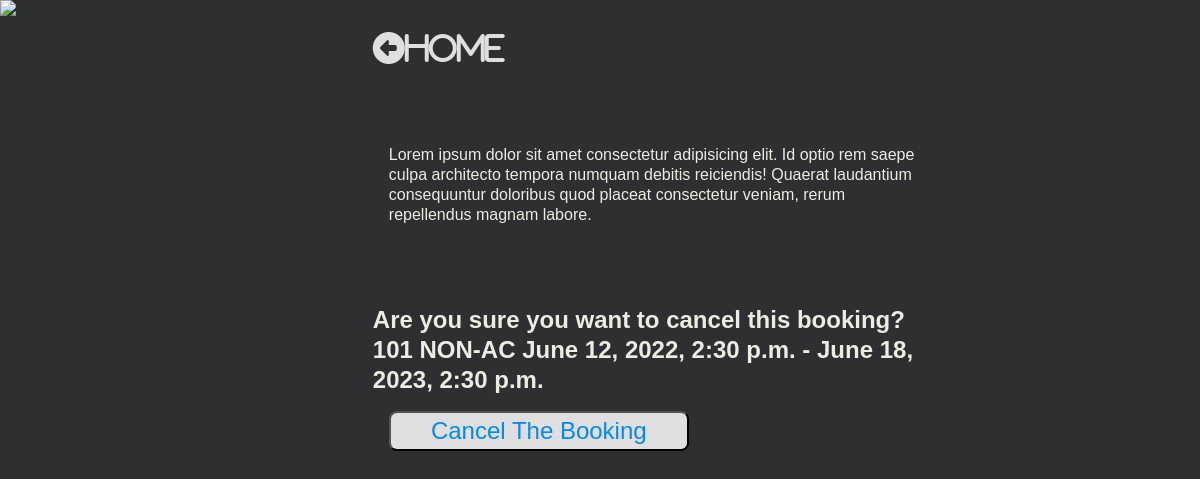
Screenshot of /booking/cancel/6 (signed in) with the database file from the repository.
### main/models.py (models this page shows, shortened)
class Booking(models.Model):
    user = models.ForeignKey(settings.AUTH_USER_MODEL, on_delete=models.CASCADE)
    room = ForeignKey(Room, on_delete=models.CASCADE)
    check_in = models.DateTimeField()
    check_out = models.DateTimeField()
    def get_room_catagory(self):
        room_catagories = dict(self.room.Room_Catagories)
        room_catagory = room_catagories.get(self.room.catagory)
        return room_catagory

class Room(models.Model):
    Room_Catagories=(
        ('YAC', 'AC'),
        ('NAC', 'NON-AC'),
        ('DEL', 'DELUXE'),
        ('KIN', 'KING'),
        ('QUE', 'QUEEN'),
    )
    number = models.IntegerField()
    catagory = models.CharField(max_length=3, choices=Room_Catagories)
    beds = models.IntegerField()
    capasity = models.IntegerField()

### main/views.py (the view)
# urls.py: path('booking/cancel/<pk>',CancelBookingView.as_view(), name='CancelBookingView')
class CancelBookingView(LoginRequiredMixin, DeleteView):
    model = Booking
    success_url = reverse_lazy('booking')

### main/templates/main/booking_confirm_delete.html (shortened to what this page needs)
{% load static %}
<!DOCTYPE html>
<html lang="en">
<head>
    <link rel="stylesheet" href="{% static 'main/detail.css' %}">
</head>
<body>
    <div class="content">
        <div class="image">
            <img
                src="https://source.unsplash.com/a8iCZvtrHpQ/800x450">
        </div>
        <div class="room">
            <div class="home">
                <a href="{% url 'rooms' %}"><i class="fas fa-arrow-alt-circle-left">Home</i></a>
            </div>
            <div class="room-info">
                <p>Lorem ipsum dolor sit amet consectetur adipisicing elit. Id optio rem saepe culpa architecto tempora
                    numquam debitis reiciendis! Quaerat laudantium consequuntur doloribus quod placeat consectetur
                    veniam,
                    rerum repellendus magnam labore. </p>
            </div>
            <form id="booking-form" action="" method="POST">
                <h2>Are you sure you want to cancel this booking?  </h2>
                <h2>{{booking.room.number}} {{booking.get_room_catagory}} {{booking.check_in}} - {{booking.check_out}}</h2>
                <div class="input-div">
                    <button type="submit">Cancel The Booking</button>
                </div>
            </form>
        </div>
    </div>
</body>
</html>

### main/static/main/detail.css (style rules this page uses)
* { padding:0; margin:0; box-sizing: border-box; }
body { background-color: rgb(46, 47, 48); color: rgb(236, 235, 228); font-family: sans-serif; line-height: 1.25; height: 100vh; }
.content { display: flex; flex-direction: row; flex-wrap: wrap; width:100%; justify-content: left; }
.image { flex: 0.3; }
.room { flex:0.5; margin: 2rem; display:flex; text-align: left; align-items: start; flex-direction: column; }
.home { flex: 0.2; }
.room-info { flex: 0.4; margin: 5rem 1rem; }
form { display: flex; flex: 0.4 1 auto; flex-direction: column; }
.image img { flex:1; max-height: 99.2vh; }
i { color:#dfdfdf; font-size: 2rem; }
.input-div { flex: 1 1 auto; margin:1rem; display: flex; flex-direction: column; justify-content: space-between; }
input, button { flex:1; width:300px; border-radius: 0.5rem; line-height: 1.5; font-size: 1.5rem; color: #555; }
button { background-color: #dfdfdf; color:rgb(6, 137, 245); outline:none; }

### rows the page displays
Booking: room.number "101", get_room_catagory "NON-AC", check_in "June 12, 2022, 2:30 p.m.", check_out "June 18, 2023, 2:30 p.m."
